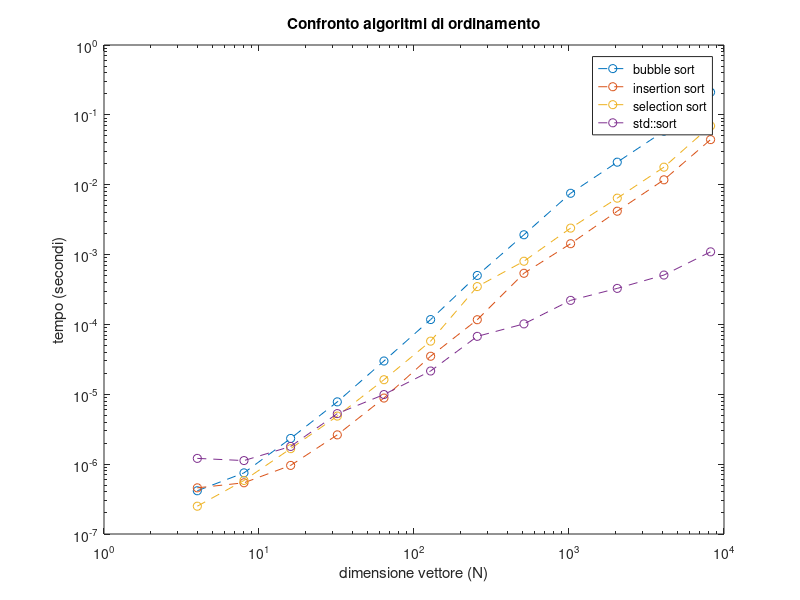

MATLAB code for this plot:
%%realizzazione dei grafici

d = [4; 8; 16; 32; 64; 128; 256; 512; 1024; 2048; 4096; 8192];
y_bubble = [4.16e-07; 7.5e-07; 2.333e-06; 7.792e-06; 2.9958e-05; 0.000117416; 0.000502667; 0.00192137; 0.00753867; 0.0210212; 0.0583772; 0.210822];
y_inser = [4.58e-07; 5.41e-07; 9.59e-07; 2.625e-06; 8.833e-06; 3.5041e-05; 0.000116791; 0.000539625; 0.00143079; 0.00417592; 0.01176; 0.0442274];
y_select = [2.5e-07; 5.84e-07; 1.666e-06; 4.875e-06; 1.6166e-05; 5.7625e-05; 0.000347958; 0.000802792; 0.00239254; 0.0064215; 0.0178292; 0.0694337];
y_sort = [1.209e-06; 1.125e-06; 1.792e-06; 5.291e-06; 9.916e-06; 2.1541e-05; 6.75e-05; 0.000101833; 0.000220958; 0.000328125; 0.000509167; 0.00109471];
figure
loglog(d, y_bubble, "--o")
hold on
loglog(d, y_inser,  "--o")
loglog(d, y_select, "--o")
loglog(d, y_sort, "--o")
legend("bubble sort", "insertion sort", "selection sort", "std::sort")
xlabel('dimensione vettore (N)');
ylabel('tempo (secondi)');
title('Confronto algoritmi di ordinamento');
